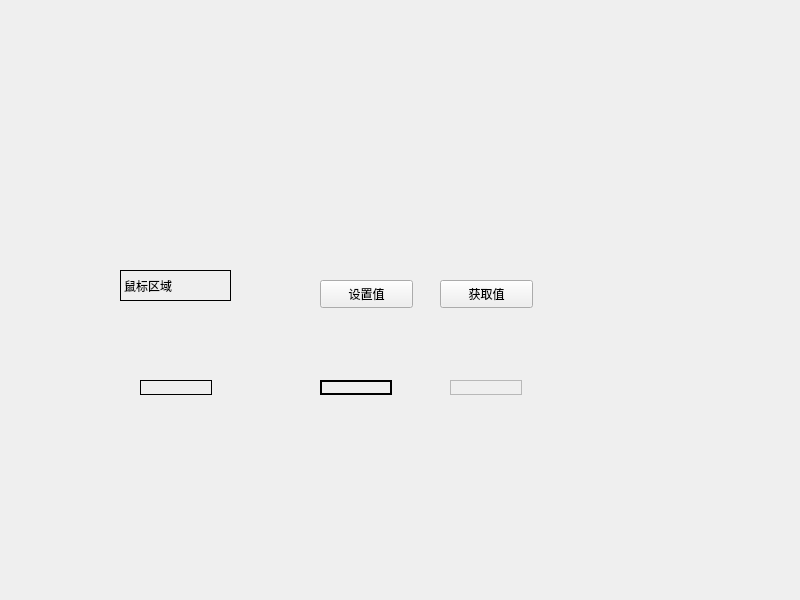
<?xml version="1.0" encoding="UTF-8"?>
<ui version="4.0">
 <class>Widget</class>
 <widget class="QWidget" name="Widget">
  <property name="geometry">
   <rect>
    <x>0</x>
    <y>0</y>
    <width>800</width>
    <height>600</height>
   </rect>
  </property>
  <property name="windowTitle">
   <string>Widget</string>
  </property>
  <widget class="MyWidget" name="widget" native="true">
   <property name="geometry">
    <rect>
     <x>240</x>
     <y>170</y>
     <width>411</width>
     <height>81</height>
    </rect>
   </property>
  </widget>
  <widget class="QPushButton" name="btn_get">
   <property name="geometry">
    <rect>
     <x>440</x>
     <y>280</y>
     <width>93</width>
     <height>28</height>
    </rect>
   </property>
   <property name="text">
    <string>获取值</string>
   </property>
  </widget>
  <widget class="QPushButton" name="btn_set">
   <property name="geometry">
    <rect>
     <x>320</x>
     <y>280</y>
     <width>93</width>
     <height>28</height>
    </rect>
   </property>
   <property name="text">
    <string>设置值</string>
   </property>
  </widget>
  <widget class="MyLabel" name="label_mouse">
   <property name="geometry">
    <rect>
     <x>120</x>
     <y>270</y>
     <width>111</width>
     <height>31</height>
    </rect>
   </property>
   <property name="frameShape">
    <enum>QFrame::Box</enum>
   </property>
   <property name="text">
    <string>鼠标区域</string>
   </property>
  </widget>
  <widget class="QLabel" name="label">
   <property name="geometry">
    <rect>
     <x>140</x>
     <y>380</y>
     <width>72</width>
     <height>15</height>
    </rect>
   </property>
   <property name="frameShape">
    <enum>QFrame::Panel</enum>
   </property>
   <property name="text">
    <string/>
   </property>
  </widget>
  <widget class="QLabel" name="label_2">
   <property name="geometry">
    <rect>
     <x>320</x>
     <y>380</y>
     <width>72</width>
     <height>15</height>
    </rect>
   </property>
   <property name="frameShape">
    <enum>QFrame::WinPanel</enum>
   </property>
   <property name="text">
    <string/>
   </property>
  </widget>
  <widget class="QLabel" name="label_3">
   <property name="geometry">
    <rect>
     <x>450</x>
     <y>380</y>
     <width>72</width>
     <height>15</height>
    </rect>
   </property>
   <property name="frameShape">
    <enum>QFrame::StyledPanel</enum>
   </property>
   <property name="text">
    <string/>
   </property>
  </widget>
 </widget>
 <customwidgets>
  <customwidget>
   <class>MyWidget</class>
   <extends>QWidget</extends>
   <header>mywidget.h</header>
   <container>1</container>
  </customwidget>
  <customwidget>
   <class>MyLabel</class>
   <extends>QLabel</extends>
   <header location="global">mylabel.h</header>
  </customwidget>
 </customwidgets>
 <resources/>
 <connections/>
</ui>
